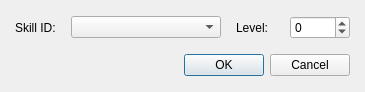
<?xml version="1.0" encoding="UTF-8"?>
<ui version="4.0">
 <class>DialogSystemClassSkill</class>
 <widget class="QDialog" name="DialogSystemClassSkill">
  <property name="geometry">
   <rect>
    <x>0</x>
    <y>0</y>
    <width>365</width>
    <height>92</height>
   </rect>
  </property>
  <property name="windowTitle">
   <string>Skill to learn...</string>
  </property>
  <layout class="QGridLayout" name="gridLayout">
   <property name="leftMargin">
    <number>15</number>
   </property>
   <property name="topMargin">
    <number>10</number>
   </property>
   <property name="rightMargin">
    <number>15</number>
   </property>
   <property name="bottomMargin">
    <number>10</number>
   </property>
   <item row="0" column="0">
    <layout class="QVBoxLayout" name="verticalLayout">
     <property name="spacing">
      <number>15</number>
     </property>
     <item>
      <layout class="QHBoxLayout" name="horizontalLayout_3">
       <property name="spacing">
        <number>15</number>
       </property>
       <item>
        <layout class="QHBoxLayout" name="horizontalLayout">
         <item>
          <widget class="QLabel" name="label_2">
           <property name="text">
            <string>Skill ID:</string>
           </property>
          </widget>
         </item>
         <item>
          <widget class="QComboBox" name="comboBoxSkill">
           <property name="minimumSize">
            <size>
             <width>150</width>
             <height>0</height>
            </size>
           </property>
           <property name="maximumSize">
            <size>
             <width>150</width>
             <height>16777215</height>
            </size>
           </property>
          </widget>
         </item>
        </layout>
       </item>
       <item>
        <layout class="QHBoxLayout" name="horizontalLayout_2">
         <item>
          <widget class="QLabel" name="label">
           <property name="text">
            <string>Level:</string>
           </property>
          </widget>
         </item>
         <item>
          <widget class="QSpinBox" name="spinBoxLevel">
           <property name="minimumSize">
            <size>
             <width>60</width>
             <height>0</height>
            </size>
           </property>
           <property name="maximumSize">
            <size>
             <width>60</width>
             <height>16777215</height>
            </size>
           </property>
           <property name="minimum">
            <number>-999999999</number>
           </property>
           <property name="maximum">
            <number>999999999</number>
           </property>
          </widget>
         </item>
        </layout>
       </item>
      </layout>
     </item>
     <item>
      <widget class="QDialogButtonBox" name="buttonBox">
       <property name="orientation">
        <enum>Qt::Horizontal</enum>
       </property>
       <property name="standardButtons">
        <set>QDialogButtonBox::Cancel|QDialogButtonBox::Ok</set>
       </property>
      </widget>
     </item>
    </layout>
   </item>
  </layout>
 </widget>
 <resources/>
 <connections>
  <connection>
   <sender>buttonBox</sender>
   <signal>accepted()</signal>
   <receiver>DialogSystemClassSkill</receiver>
   <slot>accept()</slot>
   <hints>
    <hint type="sourcelabel">
     <x>248</x>
     <y>254</y>
    </hint>
    <hint type="destinationlabel">
     <x>157</x>
     <y>274</y>
    </hint>
   </hints>
  </connection>
  <connection>
   <sender>buttonBox</sender>
   <signal>rejected()</signal>
   <receiver>DialogSystemClassSkill</receiver>
   <slot>reject()</slot>
   <hints>
    <hint type="sourcelabel">
     <x>316</x>
     <y>260</y>
    </hint>
    <hint type="destinationlabel">
     <x>286</x>
     <y>274</y>
    </hint>
   </hints>
  </connection>
 </connections>
</ui>
